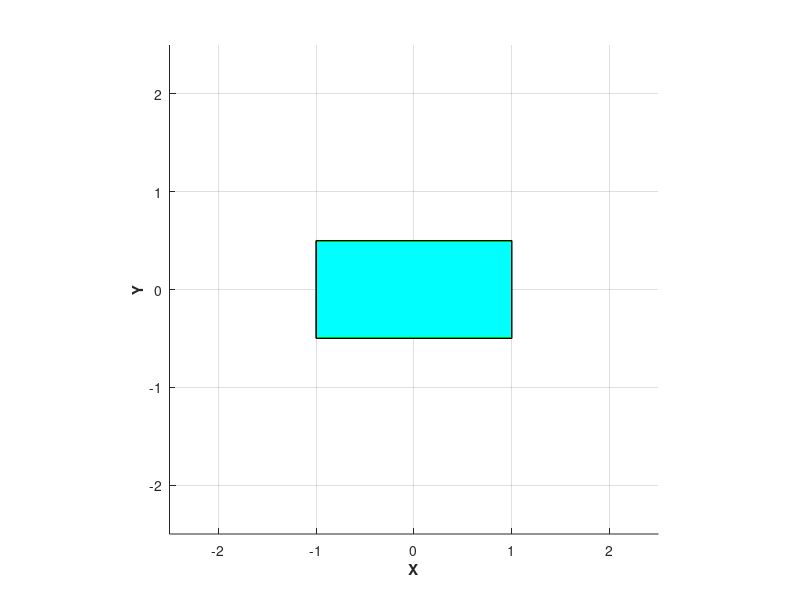

Recreate this plot in MATLAB. (Note: this script raises an error after producing the figure.)

hax = axes;
xlim([-2.5 2.5])
ylim([-2.5 2.5])
zlim([-2.5 2.5])

axis equal
grid on

xlabel('X', 'FontWeight', 'Bold');
ylabel('Y', 'FontWeight', 'Bold');
zlabel('Z', 'FontWeight', 'Bold');
AlphaColor = 1;

% floor of car
XYZ_dat = [ -1, -0.5, -0.25;
             1, -0.5, -0.25;
             1,  0.5, -0.25;
            -1,  0.5, -0.25;
            ];
        
 X = XYZ_dat(:,1);
 Y = XYZ_dat(:,2);
 Z = XYZ_dat(:,3);
 
 C(1,1,:) = [0,1,0]
 hp(1) = patch(  X,Y, Z, C, 'FaceAlpha', AlphaColor) 
 
 % rear
 XYZ_dat = [ -1, -0.5, -0.25;
             -1, -0.5,  0.25;
             -1,  0.5,  0.25;
             -1,  0.5, -0.25;
           ];
 X = XYZ_dat(:,1);
 Y = XYZ_dat(:,2);
 Z = XYZ_dat(:,3);

 C(1,1,:) = [1,0,0]
 hp(2) = patch(  X,Y, Z, C, 'FaceAlpha', AlphaColor) 

  % side 1
 XYZ_dat = [ -1, -0.5,  0.25;
             -1, -0.5, -0.25;
              1, -0.5, -0.25;
           ];
 X = XYZ_dat(:,1);
 Y = XYZ_dat(:,2);
 Z = XYZ_dat(:,3);

 C(1,1,:) = [0,0,1]
 hp(3) = patch(  X,Y, Z, C, 'FaceAlpha', AlphaColor) 
  % side 2
 XYZ_dat = [ -1, 0.5,  0.25;
             -1, 0.5, -0.25;
              1, 0.5, -0.25;
           ];
 X = XYZ_dat(:,1);
 Y = XYZ_dat(:,2);
 Z = XYZ_dat(:,3);

 C(1,1,:) = [1,1,0]
 hp(4) = patch(  X,Y, Z, C, 'FaceAlpha', AlphaColor) 
 
 % roof of car
XYZ_dat = [ -1, -0.5,  0.25;
            -1,  0.5,  0.25;
             1,  0.5, -0.25;
             1, -0.5, -0.25;
            ];
        
 X = XYZ_dat(:,1);
 Y = XYZ_dat(:,2);
 Z = XYZ_dat(:,3);
 
 C(1,1,:) = [0,1,1]
 hp(5) = patch(  X,Y, Z, C, 'FaceAlpha', AlphaColor) 
 axis equal

 % draw UNIT VECTORS
 mArrow3([0 0 0], [2,0,0], 'color', 'red', 'stemWidth', 0.05);
 mArrow3([0 0 0], [0,2,0], 'color', 'blue', 'stemWidth', 0.05);
 mArrow3([0 0 0], [0,0,2], 'color', 'green', 'stemWidth', 0.05);
 